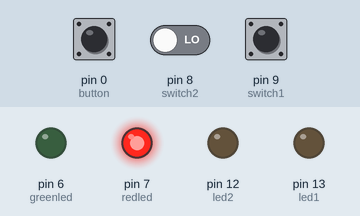
Simulated run of this sketch. Board: Arduino Uno, built with avr-gcc and run on an emulated ATmega328P. Parts: output pins drawn as LEDs (lit = HIGH). The test bench sets the inputs (shaded band); at power-on: pin 0 (button) LOW, pin 8 (switch2) LOW, pin 9 (switch1) LOW.

Above: at 1.2 s.
1.3 s: pin 0 (button) pulled HIGH for 0.15 s
At 2.5 s:
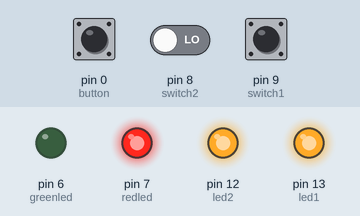
2.9 s: pin 0 (button) pulled HIGH for 3.2 s
At 4.2 s:
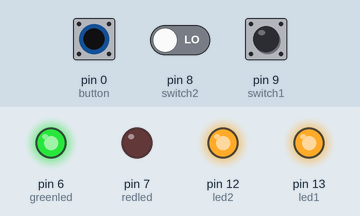
7.6 s: pin 0 (button) driven HIGH and pin 8 (switch2) driven HIGH
At 8.8 s:
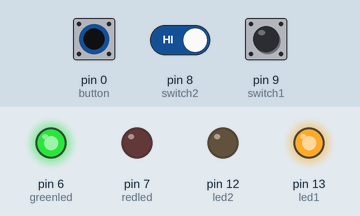
9.1 s: pin 0 (button) driven LOW
At 10.2 s:
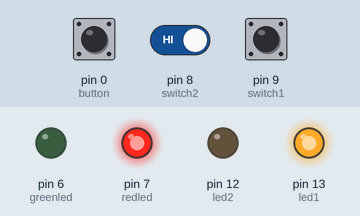
10.6 s: pin 0 (button) driven HIGH
At 11.3 s:
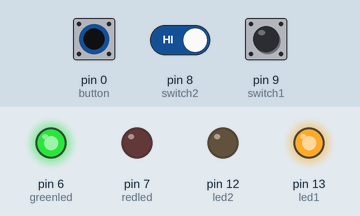
12.1 s: pin 9 (switch1) pulled HIGH for 0.15 s
At 12.17 s:
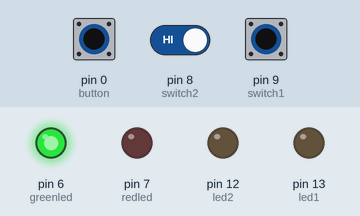
Timing chart, 0 to 14.7 s (numbered marks = the images above; inputs shaded):
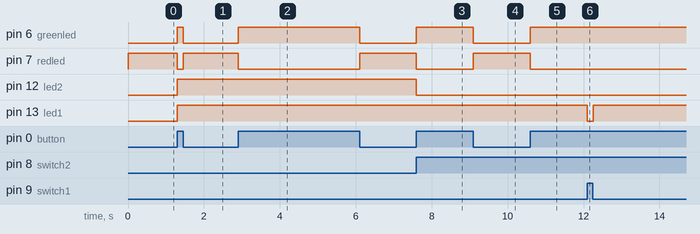

Measured:
- after the input at 1.3 s, pin 6 (greenled): LOW → HIGH at once, → LOW 0.15 s later; pin 7 (redled): HIGH → LOW at once, → HIGH 0.15 s later; pin 12 (led2), pin 13 (led1): LOW → HIGH at once
- after the input at 2.9 s, pin 6 (greenled): LOW → HIGH at once, → LOW 3.2 s later; pin 7 (redled): HIGH → LOW at once, → HIGH 3.2 s later
- after the input at 7.6 s, pin 6 (greenled): LOW → HIGH at once; pin 7 (redled), pin 12 (led2): HIGH → LOW at once
- after the input at 9.1 s, pin 6 (greenled): HIGH → LOW at once; pin 7 (redled): LOW → HIGH at once
- after the input at 10.6 s, pin 6 (greenled): LOW → HIGH at once; pin 7 (redled): HIGH → LOW at once
- after the input at 12.1 s, pin 13 (led1): HIGH → LOW at once, → HIGH 0.15 s later

The sketch:

door_sensor.ino
```cpp
unsigned long millist1 = millis();
unsigned long millist2 = millis();
const int led1 = 13; //Left door led
const int led2 = 12; //Right door led
const int redled = 7; //Indicator if button is OFF
const int greenled = 6; //Indicator if button is ON
const int switch1 = 9; //Left door reed switch
const int switch2 = 8; //Right door reed switch
const int buzz = 2;
const int button = 0; //ON/OFF switch button
int status1 = 0;
int status2 = 0;
int statusbutton = 0;

void setup() {
//Define inputs and output pins

    pinMode(led1, OUTPUT);
    pinMode(led2, OUTPUT);
    pinMode(greenled, OUTPUT);
    pinMode(redled, OUTPUT);
    pinMode(switch1, INPUT);
    pinMode(switch2, INPUT);
    pinMode(button, INPUT);

}

void loop() {
//Read logic signal in 0

    statusbutton = digitalRead(button);

//If button is pressed (ON), turn off red indicator, turn on green indicador and call both functions

    if (statusbutton == HIGH){
        digitalWrite(greenled,HIGH);
        digitalWrite(redled,LOW);
        door1();
        door2();
    }

//If button pressed is OFF, turn off green led and turn on red led
    else {
        digitalWrite(redled,HIGH);
        digitalWrite(greenled,LOW);
    }
}

void door1() {
//Verify if door is opened (megnet isn't close to the reed switch, that indicates LOW logical signal in 9)

    status1 = digitalRead(switch1);

    if (status1 == LOW) {
        digitalWrite(led1,HIGH); //Left led is turned on
        if ((millis() - millist1) > 120000) {
//If the left door is opened for more than 2 minutes, the buzzer will bip

            tone(buzz,5000, 100);
            delay(300);
            tone(buzz,5000, 100);
            millist1 = millis();
            }
    }
    else {
        digitalWrite(led1, LOW);
        millist1 = millis();
    }

}

void door2() {
//Verify if door is opened (megnet isn't close to the reed switch, that indicates LOW logical signal in 8)

    status2 = digitalRead(switch2);

    if (status2 == LOW) {
        digitalWrite(led2,HIGH); //Right led is turned on
        if ((millis() - millist2) > 120000) {
//If the right door is opened for more than 2 minutes, the buzzer will bip

            tone(buzz,5000, 100);
            delay(300);
            tone(buzz,5000, 100);
            millist2 = millis();
            }
    }
    else {
        digitalWrite(led2, LOW);
        millist2 = millis();
    }
}
```
